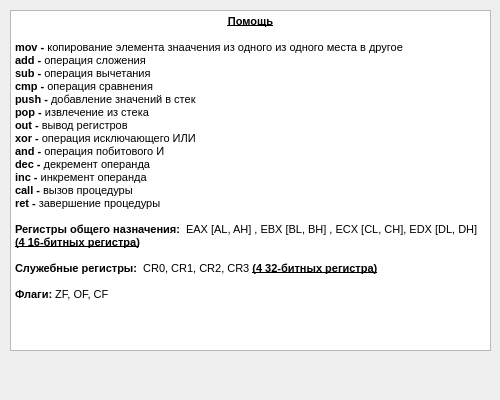
<?xml version="1.0" encoding="UTF-8"?>
<ui version="4.0">
 <class>HelpForm</class>
 <widget class="QWidget" name="HelpForm">
  <property name="geometry">
   <rect>
    <x>0</x>
    <y>0</y>
    <width>500</width>
    <height>400</height>
   </rect>
  </property>
  <property name="maximumSize">
   <size>
    <width>500</width>
    <height>400</height>
   </size>
  </property>
  <property name="windowTitle">
   <string>Form</string>
  </property>
  <widget class="QTextBrowser" name="textBrowser">
   <property name="geometry">
    <rect>
     <x>10</x>
     <y>10</y>
     <width>481</width>
     <height>341</height>
    </rect>
   </property>
   <property name="html">
    <string>&lt;!DOCTYPE HTML PUBLIC &quot;-//W3C//DTD HTML 4.0//EN&quot; &quot;http://www.w3.org/TR/REC-html40/strict.dtd&quot;&gt;
&lt;html&gt;&lt;head&gt;&lt;meta name=&quot;qrichtext&quot; content=&quot;1&quot; /&gt;&lt;style type=&quot;text/css&quot;&gt;
p, li { white-space: pre-wrap; }
&lt;/style&gt;&lt;/head&gt;&lt;body style=&quot; font-family:'MS Shell Dlg 2'; font-size:8.25pt; font-weight:400; font-style:normal;&quot;&gt;
&lt;p align=&quot;center&quot; style=&quot; margin-top:0px; margin-bottom:0px; margin-left:0px; margin-right:0px; -qt-block-indent:0; text-indent:0px;&quot;&gt;&lt;span style=&quot; font-weight:600; text-decoration: underline;&quot;&gt;Помощь&lt;/span&gt;&lt;/p&gt;
&lt;p align=&quot;center&quot; style=&quot;-qt-paragraph-type:empty; margin-top:0px; margin-bottom:0px; margin-left:0px; margin-right:0px; -qt-block-indent:0; text-indent:0px; font-weight:600; text-decoration: underline;&quot;&gt;&lt;br /&gt;&lt;/p&gt;
&lt;p align=&quot;justify&quot; style=&quot; margin-top:0px; margin-bottom:0px; margin-left:0px; margin-right:0px; -qt-block-indent:0; text-indent:0px;&quot;&gt;&lt;span style=&quot; font-weight:600;&quot;&gt;mov - &lt;/span&gt;копирование элемента знаачения из одного из одного места в другое&lt;/p&gt;
&lt;p align=&quot;justify&quot; style=&quot; margin-top:0px; margin-bottom:0px; margin-left:0px; margin-right:0px; -qt-block-indent:0; text-indent:0px;&quot;&gt;&lt;span style=&quot; font-weight:600;&quot;&gt;add - &lt;/span&gt;операция сложения&lt;/p&gt;
&lt;p align=&quot;justify&quot; style=&quot; margin-top:0px; margin-bottom:0px; margin-left:0px; margin-right:0px; -qt-block-indent:0; text-indent:0px;&quot;&gt;&lt;span style=&quot; font-weight:600;&quot;&gt;sub -&lt;/span&gt; операция вычетания&lt;/p&gt;
&lt;p align=&quot;justify&quot; style=&quot; margin-top:0px; margin-bottom:0px; margin-left:0px; margin-right:0px; -qt-block-indent:0; text-indent:0px;&quot;&gt;&lt;span style=&quot; font-weight:600;&quot;&gt;cmp - &lt;/span&gt;операция сравнения&lt;/p&gt;
&lt;p align=&quot;justify&quot; style=&quot; margin-top:0px; margin-bottom:0px; margin-left:0px; margin-right:0px; -qt-block-indent:0; text-indent:0px;&quot;&gt;&lt;span style=&quot; font-weight:600;&quot;&gt;push - &lt;/span&gt;добавление значений в стек&lt;/p&gt;
&lt;p align=&quot;justify&quot; style=&quot; margin-top:0px; margin-bottom:0px; margin-left:0px; margin-right:0px; -qt-block-indent:0; text-indent:0px;&quot;&gt;&lt;span style=&quot; font-weight:600;&quot;&gt;pop - &lt;/span&gt;извлечение из стека&lt;/p&gt;
&lt;p align=&quot;justify&quot; style=&quot; margin-top:0px; margin-bottom:0px; margin-left:0px; margin-right:0px; -qt-block-indent:0; text-indent:0px;&quot;&gt;&lt;span style=&quot; font-weight:600;&quot;&gt;out - &lt;/span&gt;вывод регистров&lt;/p&gt;
&lt;p align=&quot;justify&quot; style=&quot; margin-top:0px; margin-bottom:0px; margin-left:0px; margin-right:0px; -qt-block-indent:0; text-indent:0px;&quot;&gt;&lt;span style=&quot; font-weight:600;&quot;&gt;xor - &lt;/span&gt;операция исключающего ИЛИ&lt;/p&gt;
&lt;p align=&quot;justify&quot; style=&quot; margin-top:0px; margin-bottom:0px; margin-left:0px; margin-right:0px; -qt-block-indent:0; text-indent:0px;&quot;&gt;&lt;span style=&quot; font-weight:600;&quot;&gt;and - &lt;/span&gt;операция побитового И&lt;/p&gt;
&lt;p align=&quot;justify&quot; style=&quot; margin-top:0px; margin-bottom:0px; margin-left:0px; margin-right:0px; -qt-block-indent:0; text-indent:0px;&quot;&gt;&lt;span style=&quot; font-weight:600;&quot;&gt;dec - &lt;/span&gt;декремент операнда&lt;/p&gt;
&lt;p align=&quot;justify&quot; style=&quot; margin-top:0px; margin-bottom:0px; margin-left:0px; margin-right:0px; -qt-block-indent:0; text-indent:0px;&quot;&gt;&lt;span style=&quot; font-weight:600;&quot;&gt;inc - &lt;/span&gt;инкремент операнда&lt;/p&gt;
&lt;p align=&quot;justify&quot; style=&quot; margin-top:0px; margin-bottom:0px; margin-left:0px; margin-right:0px; -qt-block-indent:0; text-indent:0px;&quot;&gt;&lt;span style=&quot; font-weight:600;&quot;&gt;call - &lt;/span&gt;вызов процедуры&lt;/p&gt;
&lt;p align=&quot;justify&quot; style=&quot; margin-top:0px; margin-bottom:0px; margin-left:0px; margin-right:0px; -qt-block-indent:0; text-indent:0px;&quot;&gt;&lt;span style=&quot; font-weight:600;&quot;&gt;ret - &lt;/span&gt;завершение процедуры&lt;/p&gt;
&lt;p style=&quot;-qt-paragraph-type:empty; margin-top:0px; margin-bottom:0px; margin-left:0px; margin-right:0px; -qt-block-indent:0; text-indent:0px;&quot;&gt;&lt;br /&gt;&lt;/p&gt;
&lt;p style=&quot; margin-top:0px; margin-bottom:0px; margin-left:0px; margin-right:0px; -qt-block-indent:0; text-indent:0px;&quot;&gt;&lt;span style=&quot; font-weight:600;&quot;&gt;Регистры общего назначения:  &lt;/span&gt;EAX [AL, AH] , EBX [BL, BH] , ECX [CL, CH], EDX [DL, DH] &lt;span style=&quot; font-weight:600;&quot;&gt; &lt;/span&gt;&lt;span style=&quot; font-weight:600; text-decoration: underline;&quot;&gt;(4 16-битных регистра)&lt;/span&gt;&lt;/p&gt;
&lt;p style=&quot;-qt-paragraph-type:empty; margin-top:0px; margin-bottom:0px; margin-left:0px; margin-right:0px; -qt-block-indent:0; text-indent:0px; font-weight:600;&quot;&gt;&lt;br /&gt;&lt;/p&gt;
&lt;p style=&quot; margin-top:0px; margin-bottom:0px; margin-left:0px; margin-right:0px; -qt-block-indent:0; text-indent:0px;&quot;&gt;&lt;span style=&quot; font-weight:600;&quot;&gt;Служебные регистры:  &lt;/span&gt;CR0, CR1, CR2, CR3 &lt;span style=&quot; font-weight:600; text-decoration: underline;&quot;&gt;(4 32-битных регистра)&lt;/span&gt;&lt;/p&gt;
&lt;p style=&quot;-qt-paragraph-type:empty; margin-top:0px; margin-bottom:0px; margin-left:0px; margin-right:0px; -qt-block-indent:0; text-indent:0px; font-weight:600; text-decoration: underline;&quot;&gt;&lt;br /&gt;&lt;/p&gt;
&lt;p style=&quot; margin-top:0px; margin-bottom:0px; margin-left:0px; margin-right:0px; -qt-block-indent:0; text-indent:0px;&quot;&gt;&lt;span style=&quot; font-weight:600;&quot;&gt;Флаги: &lt;/span&gt;ZF, OF, CF&lt;/p&gt;
&lt;p style=&quot;-qt-paragraph-type:empty; margin-top:0px; margin-bottom:0px; margin-left:0px; margin-right:0px; -qt-block-indent:0; text-indent:0px;&quot;&gt;&lt;br /&gt;&lt;/p&gt;&lt;/body&gt;&lt;/html&gt;</string>
   </property>
  </widget>
 </widget>
 <resources/>
 <connections/>
</ui>
